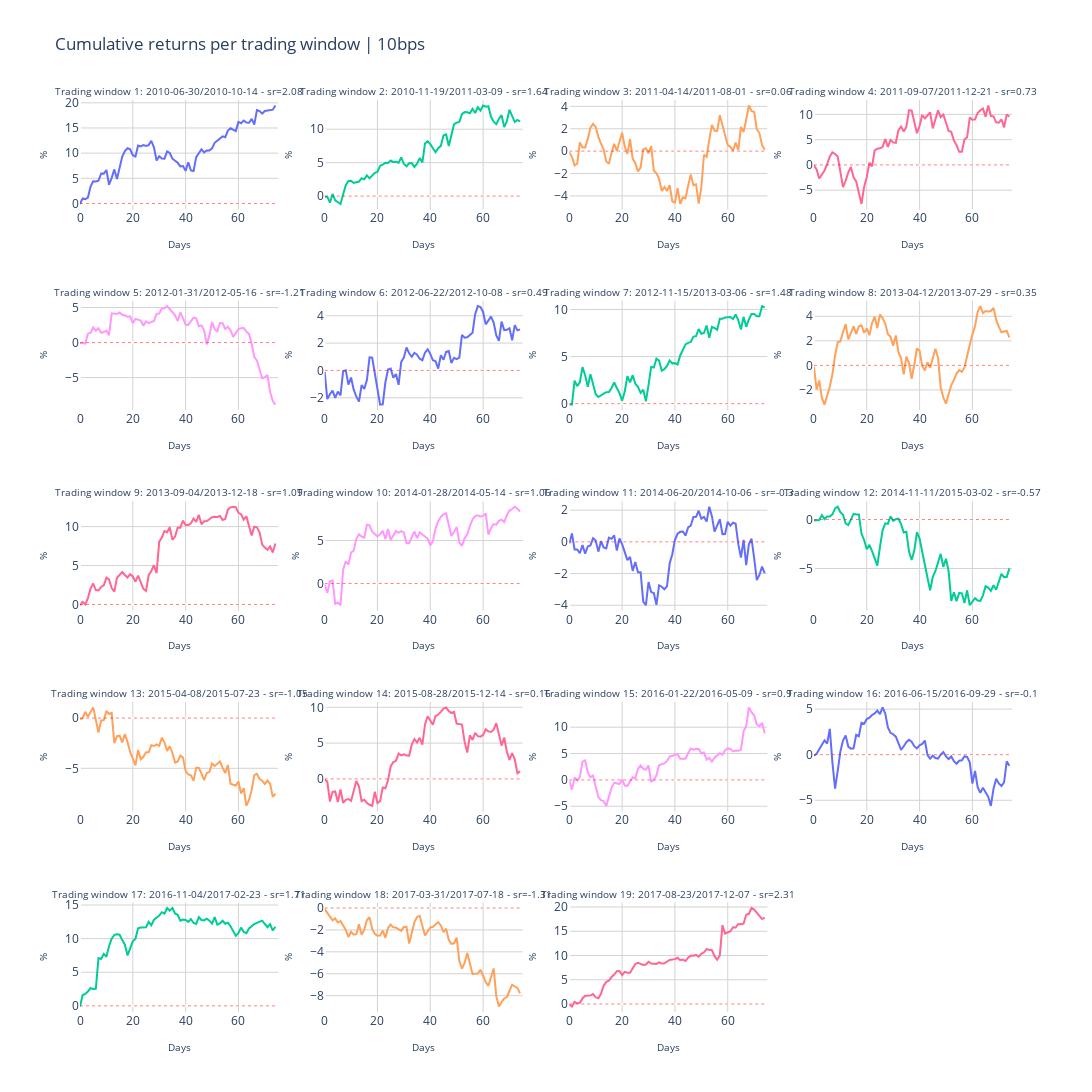

Notebook code cell kept with this figure:
### Code cell
metric ="Cumulative returns"
fig_title = f"{metric} per trading window | {setting}"

ncols = 4
nrows = generate_nrows(len(batch_names), ncols)

titles = generate_subplot_titles(batch_names)

fig = init_subplots(nrows, ncols, titles)
fig = populate_subplots(fig, df, batch_names, titles, ncols, y_varname=metric, initial_invest=initial_invest)

layout = generate_layout(
    fig_height=1200, 
    fig_width=1400, 
    fig_title=fig_title)
    
fig.update_layout(layout)

### Figure 1 — Plotly figure (JSON) as saved in the notebook; plotly's stock layout.template omitted (floating-point values rounded to 4 significant figures)
{"data": [{"name": " sr=2.08", "showlegend": false, "type": "scatter", "x": [0, 1, 2, 3, 4, 5, 6, 7, 8, 9, 10, 11, 12, 13, 14, 15, 16, 17, 18, 19, 20, 21, 22, 23, 24, 25, 26, 27, 28, 29, 30, 31, 32, 33, 34, 35, 36, 37, 38, 39, 40, 41, 42, 43, 44, 45, 46, 47, 48, 49, 50, 51, 52, 53, 54, 55, 56, 57, 58, 59, 60, 61, 62, 63, 64, 65, 66, 67, 68, 69, 70, 71, 72, 73, 74], "xaxis": "x", "y": [-0.1, 1.013, 0.8475, 1.172, 3.372, 4.427, 4.382, 4.517, 5.966, 5.932, 6.649, 3.724, 5.095, 6.773, 4.846, 7.455, 9.333, 10.4, 10.96, 10.75, 9.588, 9.335, 11.52, 11.33, 11.59, 11.44, 11.59, 12.45, 11.16, 8.533, 9.395, 8.953, 8.908, 10.35, 10.03, 8.897, 8.425, 8.081, 7.373, 7.427, 6.475, 8.2, 6.553, 6.435, 9.204, 9.872, 10.76, 10.16, 10.55, 10.53, 10.95, 12.05, 12.53, 12.9, 13.33, 13.16, 14.48, 14.94, 14.62, 14.38, 16.2, 15.96, 16.48, 16.07, 16.04, 16.8, 15.67, 18.54, 18.36, 17.84, 18.37, 18.47, 18.49, 18.63, 19.47], "yaxis": "y"}, {"line": {"color": "red", "dash": "dot", "width": 0.5}, "mode": "lines", "name": "No returns", "showlegend": false, "type": "scatter", "x": [0, 75], "xaxis": "x", "y": [0, 0], "yaxis": "y"}, {"name": " sr=1.64", "showlegend": false, "type": "scatter", "x": [0, 1, 2, 3, 4, 5, 6, 7, 8, 9, 10, 11, 12, 13, 14, 15, 16, 17, 18, 19, 20, 21, 22, 23, 24, 25, 26, 27, 28, 29, 30, 31, 32, 33, 34, 35, 36, 37, 38, 39, 40, 41, 42, 43, 44, 45, 46, 47, 48, 49, 50, 51, 52, 53, 54, 55, 56, 57, 58, 59, 60, 61, 62, 63, 64, 65, 66, 67, 68, 69, 70, 71, 72, 73, 74], "xaxis": "x2", "y": [-0.1, -0.0873, -0.9828, 0.3219, -0.6359, -0.9455, -1.177, 0.2403, 1.618, 2.247, 2.276, 1.959, 2.044, 2.174, 2.688, 2.513, 3.102, 2.659, 3.063, 3.475, 3.614, 4.541, 4.691, 4.996, 4.959, 5.317, 5.075, 5.119, 4.98, 5.774, 4.796, 4.461, 4.902, 4.931, 4.353, 4.862, 5.675, 5.019, 7.848, 8.198, 7.766, 7.046, 6.554, 7.174, 7.507, 9.067, 9.216, 7.487, 8.945, 10.75, 10.98, 11.09, 12.25, 12.56, 12.54, 12.38, 13.03, 12.42, 13.29, 12.77, 13.55, 13.37, 13.44, 11.86, 11.13, 10.76, 11.57, 12.1, 10.31, 11.2, 12.9, 11.94, 11.07, 11.37, 11.17], "yaxis": "y2"}, {"line": {"color": "red", "dash": "dot", "width": 0.5}, "mode": "lines", "name": "No returns", "showlegend": false, "type": "scatter", "x": [0, 75], "xaxis": "x2", "y": [0, 0], "yaxis": "y2"}, {"name": " sr=0.06", "showlegend": false, "type": "scatter", "x": [0, 1, 2, 3, 4, 5, 6, 7, 8, 9, 10, 11, 12, 13, 14, 15, 16, 17, 18, 19, 20, 21, 22, 23, 24, 25, 26, 27, 28, 29, 30, 31, 32, 33, 34, 35, 36, 37, 38, 39, 40, 41, 42, 43, 44, 45, 46, 47, 48, 49, 50, 51, 52, 53, 54, 55, 56, 57, 58, 59, 60, 61, 62, 63, 64, 65, 66, 67, 68, 69, 70, 71, 72, 73, 74], "xaxis": "x3", "y": [-0.1, -0.5063, -1.272, -1.127, 0.7781, 0.3264, 0.3177, 1.093, 2.106, 2.444, 2.166, 1.274, 0.6606, 0.1318, -0.9137, -1.14, -0.1582, 0.654, 0.03094, 0.9246, 1.638, 0.4077, -0.2499, 1.082, -0.6646, -1.083, -1.813, -1.475, 0.151, 0.2504, -0.1908, 0.4486, -1.731, -1.988, -2.483, -3.569, -3.202, -3.546, -3.046, -4.484, -4.591, -3.311, -4.722, -4.146, -4.204, -3.085, -2.077, -3.039, -2.957, -4.689, -3.236, -0.3215, -0.5074, 1.031, 2.341, 1.82, 1.801, 3.215, 2.325, 1.488, 0.5323, 0.3863, 0.04447, 0.7592, 0.1154, 2.162, 1.707, 2.821, 4.08, 3.588, 3.501, 1.956, 1.595, 0.5363, 0.1259], "yaxis": "y3"}, {"line": {"color": "red", "dash": "dot", "width": 0.5}, "mode": "lines", "name": "No returns", "showlegend": false, "type": "scatter", "x": [0, 75], "xaxis": "x3", "y": [0, 0], "yaxis": "y3"}, {"name": " sr=0.73", "showlegend": false, "type": "scatter", "x": [0, 1, 2, 3, 4, 5, 6, 7, 8, 9, 10, 11, 12, 13, 14, 15, 16, 17, 18, 19, 20, 21, 22, 23, 24, 25, 26, 27, 28, 29, 30, 31, 32, 33, 34, 35, 36, 37, 38, 39, 40, 41, 42, 43, 44, 45, 46, 47, 48, 49, 50, 51, 52, 53, 54, 55, 56, 57, 58, 59, 60, 61, 62, 63, 64, 65, 66, 67, 68, 69, 70, 71, 72, 73, 74], "xaxis": "x4", "y": [-0.1, -0.8738, -2.679, -1.929, -1.095, 0.1684, 1.664, 2.498, 2.175, 1.675, -1.161, -4.391, -3.135, -1.482, -0.4113, -2.458, -3.272, -5.493, -7.728, -4.353, -2.374, 0.4414, -0.2905, 2.878, 3.198, 3.294, 3.593, 5.117, 3.537, 4.939, 4.462, 4.378, 6.895, 7.593, 6.618, 7.54, 10.8, 10.78, 8.333, 6.271, 7.762, 9.873, 9.183, 9.791, 10.41, 7.239, 8.936, 10.82, 9.453, 9.959, 8.391, 6.717, 6.565, 4.816, 3.93, 2.586, 2.593, 5.034, 5.474, 9.381, 8.93, 9.001, 10.28, 10.83, 11.16, 9.53, 11.77, 9.687, 9.614, 8.43, 8.342, 9.016, 7.425, 9.995, 9.527], "yaxis": "y4"}, {"line": {"color": "red", "dash": "dot", "width": 0.5}, "mode": "lines", "name": "No returns", "showlegend": false, "type": "scatter", "x": [0, 75], "xaxis": "x4", "y": [0, 0], "yaxis": "y4"}, {"name": "1.21", "showlegend": false, "type": "scatter", "x": [0, 1, 2, 3, 4, 5, 6, 7, 8, 9, 10, 11, 12, 13, 14, 15, 16, 17, 18, 19, 20, 21, 22, 23, 24, 25, 26, 27, 28, 29, 30, 31, 32, 33, 34, 35, 36, 37, 38, 39, 40, 41, 42, 43, 44, 45, 46, 47, 48, 49, 50, 51, 52, 53, 54, 55, 56, 57, 58, 59, 60, 61, 62, 63, 64, 65, 66, 67, 68, 69, 70, 71, 72, 73, 74], "xaxis": "x5", "y": [-0.1, -0.02494, -0.1552, 1.283, 1.374, 2.155, 1.682, 2.046, 1.399, 1.498, 1.714, 1.059, 4.175, 4.137, 4.076, 4.287, 3.97, 3.855, 3.69, 3.748, 2.76, 3.382, 3.254, 3.132, 2.394, 3.024, 2.777, 2.877, 3.084, 4.099, 4.15, 4.865, 4.891, 5.202, 4.797, 4.269, 3.896, 3.068, 4.297, 3.477, 2.553, 2.526, 3.053, 3.563, 3.459, 2.332, 2.45, 1.758, -0.2647, 1.024, 2.933, 1.914, 1.595, 2.79, 2.765, 1.939, 2.24, 1.761, 0.821, 1.312, 1.926, 2.044, 2.083, 1.566, 1.238, -0.1617, -2.042, -2.568, -4.015, -5.084, -4.947, -4.636, -7.056, -8.354, -8.849], "yaxis": "y5"}, {"line": {"color": "red", "dash": "dot", "width": 0.5}, "mode": "lines", "name": "No returns", "showlegend": false, "type": "scatter", "x": [0, 75], "xaxis": "x5", "y": [0, 0], "yaxis": "y5"}, {"name": " sr=0.49", "showlegend": false, "type": "scatter", "x": [0, 1, 2, 3, 4, 5, 6, 7, 8, 9, 10, 11, 12, 13, 14, 15, 16, 17, 18, 19, 20, 21, 22, 23, 24, 25, 26, 27, 28, 29, 30, 31, 32, 33, 34, 35, 36, 37, 38, 39, 40, 41, 42, 43, 44, 45, 46, 47, 48, 49, 50, 51, 52, 53, 54, 55, 56, 57, 58, 59, 60, 61, 62, 63, 64, 65, 66, 67, 68, 69, 70, 71, 72, 73, 74], "xaxis": "x6", "y": [-0.1, -2.092, -1.742, -1.48, -2.005, -1.551, -1.832, -0.06564, 0.003682, -1.033, -0.5148, -1.411, -1.919, -2.273, -1.07, -1.363, -0.7015, 0.9574, 0.9375, -0.1882, -1.606, -2.5, -2.484, -0.8642, 0.06352, 0.1369, -0.5323, -0.2568, -1.052, 0.627, 0.9385, 1.678, 1.254, 0.9981, 1.291, 1.159, 0.8613, 0.7488, 1.304, 1.544, 1.215, 0.7428, 0.6726, 0.1296, 1.116, 0.7858, 1.36, 1.421, 0.5345, 0.9237, 0.8311, 0.9446, 2.602, 2.404, 2.422, 2.588, 2.763, 4.119, 4.708, 4.644, 4.281, 3.374, 3.636, 3.938, 3.498, 2.559, 2.172, 3.575, 2.949, 2.974, 3.091, 2.208, 3.316, 2.936, 3.004], "yaxis": "y6"}, {"line": {"color": "red", "dash": "dot", "width": 0.5}, "mode": "lines", "name": "No returns", "showlegend": false, "type": "scatter", "x": [0, 75], "xaxis": "x6", "y": [0, 0], "yaxis": "y6"}, {"name": " sr=1.48", "showlegend": false, "type": "scatter", "x": [0, 1, 2, 3, 4, 5, 6, 7, 8, 9, 10, 11, 12, 13, 14, 15, 16, 17, 18, 19, 20, 21, 22, 23, 24, 25, 26, 27, 28, 29, 30, 31, 32, 33, 34, 35, 36, 37, 38, 39, 40, 41, 42, 43, 44, 45, 46, 47, 48, 49, 50, 51, 52, 53, 54, 55, 56, 57, 58, 59, 60, 61, 62, 63, 64, 65, 66, 67, 68, 69, 70, 71, 72, 73, 74], "xaxis": "x7", "y": [-0.1, -0.09572, 2.454, 1.863, 2.275, 3.88, 3.021, 1.788, 3.122, 2.183, 1.01, 0.7057, 0.9329, 1.061, 1.219, 1.238, 1.659, 2.252, 1.66, 1.123, 0.3224, 1.282, 2.917, 2.259, 3.024, 2.12, 1.793, 1.154, 1.49, 0.2527, 1.967, 3.906, 3.841, 4.778, 4.566, 3.509, 3.668, 4.018, 4.594, 4.282, 4.305, 4.163, 5.119, 5.8, 6.297, 6.454, 6.562, 7.12, 7.176, 7.933, 7.424, 7.504, 8.302, 7.001, 8.157, 8.034, 7.833, 9.015, 9.031, 9.156, 9.153, 9.205, 8.998, 9.482, 8.861, 7.881, 9.221, 8.16, 8.944, 9.533, 9.532, 9.273, 9.285, 10.36, 10.22], "yaxis": "y7"}, {"line": {"color": "red", "dash": "dot", "width": 0.5}, "mode": "lines", "name": "No returns", "showlegend": false, "type": "scatter", "x": [0, 75], "xaxis": "x7", "y": [0, 0], "yaxis": "y7"}, {"name": " sr=0.35", "showlegend": false, "type": "scatter", "x": [0, 1, 2, 3, 4, 5, 6, 7, 8, 9, 10, 11, 12, 13, 14, 15, 16, 17, 18, 19, 20, 21, 22, 23, 24, 25, 26, 27, 28, 29, 30, 31, 32, 33, 34, 35, 36, 37, 38, 39, 40, 41, 42, 43, 44, 45, 46, 47, 48, 49, 50, 51, 52, 53, 54, 55, 56, 57, 58, 59, 60, 61, 62, 63, 64, 65, 66, 67, 68, 69, 70, 71, 72, 73, 74], "xaxis": "x8", "y": [-0.1, -1.955, -1.233, -2.65, -3.197, -2.474, -1.748, -0.7147, 0.8298, 1.89, 1.947, 2.711, 3.35, 2.12, 2.667, 3.179, 2.561, 3.184, 3.271, 2.65, 3.014, 2.46, 3.451, 3.964, 3.051, 4.141, 3.847, 3.403, 2.538, 2.324, 1.602, 2.443, 1.072, 0.5808, -0.7306, 0.7102, 0.1616, -1.094, 0.05101, 1.376, 1.196, -0.0353, -0.4187, 0.255, -0.1993, 0.6058, 1.36, 0.6193, -1.8, -2.619, -3.122, -2.331, -1.635, -1.187, -0.6699, -0.3893, -0.5353, -0.1665, 0.8987, 1.688, 2.508, 3.204, 4.364, 4.83, 4.26, 4.433, 4.396, 4.43, 4.678, 3.701, 3.164, 2.696, 2.768, 2.805, 2.274], "yaxis": "y8"}, {"line": {"color": "red", "dash": "dot", "width": 0.5}, "mode": "lines", "name": "No returns", "showlegend": false, "type": "scatter", "x": [0, 75], "xaxis": "x8", "y": [0, 0], "yaxis": "y8"}, {"name": " sr=1.09", "showlegend": false, "type": "scatter", "x": [0, 1, 2, 3, 4, 5, 6, 7, 8, 9, 10, 11, 12, 13, 14, 15, 16, 17, 18, 19, 20, 21, 22, 23, 24, 25, 26, 27, 28, 29, 30, 31, 32, 33, 34, 35, 36, 37, 38, 39, 40, 41, 42, 43, 44, 45, 46, 47, 48, 49, 50, 51, 52, 53, 54, 55, 56, 57, 58, 59, 60, 61, 62, 63, 64, 65, 66, 67, 68, 69, 70, 71, 72, 73, 74], "xaxis": "x9", "y": [-0.1, 0.3251, 0.01919, 0.8173, 2.038, 2.693, 1.857, 1.815, 2.247, 2.467, 3.454, 3.211, 2.104, 1.653, 3.422, 3.867, 4.174, 3.784, 3.47, 3.891, 3.611, 2.926, 3.719, 2.873, 1.999, 1.735, 3.759, 4.309, 5.042, 4.012, 8.07, 8.608, 9.437, 9.29, 9.919, 8.313, 8.724, 9.892, 9.864, 10.76, 10.21, 10.21, 10.44, 11.04, 10.61, 11.5, 10.3, 10.68, 10.72, 10.95, 11.2, 11.27, 11.23, 11.37, 10.85, 10.99, 12.18, 12.48, 12.56, 12.51, 11.78, 11.6, 10.9, 11.32, 9.997, 8.853, 9.984, 9.919, 9.265, 7.69, 7.331, 7.025, 7.457, 6.667, 7.836], "yaxis": "y9"}, {"line": {"color": "red", "dash": "dot", "width": 0.5}, "mode": "lines", "name": "No returns", "showlegend": false, "type": "scatter", "x": [0, 75], "xaxis": "x9", "y": [0, 0], "yaxis": "y9"}, {"name": " sr=1.06", "showlegend": false, "type": "scatter", "x": [0, 1, 2, 3, 4, 5, 6, 7, 8, 9, 10, 11, 12, 13, 14, 15, 16, 17, 18, 19, 20, 21, 22, 23, 24, 25, 26, 27, 28, 29, 30, 31, 32, 33, 34, 35, 36, 37, 38, 39, 40, 41, 42, 43, 44, 45, 46, 47, 48, 49, 50, 51, 52, 53, 54, 55, 56, 57, 58, 59, 60, 61, 62, 63, 64, 65, 66, 67, 68, 69, 70, 71, 72, 73, 74], "xaxis": "x10", "y": [-0.1, -1.105, 0.2528, 0.3375, -2.384, -2.217, -2.531, 1.593, 2.568, 2.212, 3.601, 3.823, 5.201, 5.72, 5.46, 5.335, 6.833, 6.768, 6.013, 5.736, 5.469, 5.741, 6.127, 5.168, 6.345, 5.046, 5.62, 6.098, 5.891, 6.094, 5.934, 4.677, 4.674, 5.33, 6.041, 5.277, 5.947, 5.693, 5.506, 5.222, 4.431, 4.92, 6.377, 7.233, 7.739, 8.041, 8.146, 6.747, 5.515, 6.002, 6.576, 4.773, 4.38, 5.254, 5.72, 6.682, 7.443, 7.841, 7.918, 7.796, 7.858, 8.127, 5.678, 6.452, 6.912, 6.844, 7.285, 7.419, 7.151, 7.933, 8.478, 8.661, 8.921, 8.702, 8.372], "yaxis": "y10"}, {"line": {"color": "red", "dash": "dot", "width": 0.5}, "mode": "lines", "name": "No returns", "showlegend": false, "type": "scatter", "x": [0, 75], "xaxis": "x10", "y": [0, 0], "yaxis": "y10"}, {"name": "0.3", "showlegend": false, "type": "scatter", "x": [0, 1, 2, 3, 4, 5, 6, 7, 8, 9, 10, 11, 12, 13, 14, 15, 16, 17, 18, 19, 20, 21, 22, 23, 24, 25, 26, 27, 28, 29, 30, 31, 32, 33, 34, 35, 36, 37, 38, 39, 40, 41, 42, 43, 44, 45, 46, 47, 48, 49, 50, 51, 52, 53, 54, 55, 56, 57, 58, 59, 60, 61, 62, 63, 64, 65, 66, 67, 68, 69, 70, 71, 72, 73, 74], "xaxis": "x11", "y": [-0.1, 0.5337, -0.4807, -0.4783, -0.7218, -0.1999, -0.7476, -0.2864, -0.2231, 0.2282, 0.07837, -0.6168, 0.03749, -0.3459, -0.4085, 0.2625, 0.1924, 0.4093, -0.5519, 0.2168, -0.1453, -0.6268, -1.153, -0.9458, -1.835, -1.274, -1.919, -1.915, -3.775, -4.0, -2.535, -3.169, -3.232, -3.969, -2.737, -2.831, -2.992, -2.808, -1.368, -0.7812, 0.1311, 0.5108, 0.6328, 0.6537, 0.3971, 0.915, 1.018, 1.573, 1.579, 1.964, 1.462, 1.572, 1.277, 2.215, 1.622, 0.6467, 1.001, 1.424, 0.4903, 0.4974, 1.264, 1.02, 1.212, 1.139, -0.1463, -0.986, 0.1238, -1.466, -0.1509, 0.2078, -1.021, -2.414, -2.088, -1.562, -1.968], "yaxis": "y11"}, {"line": {"color": "red", "dash": "dot", "width": 0.5}, "mode": "lines", "name": "No returns", "showlegend": false, "type": "scatter", "x": [0, 75], "xaxis": "x11", "y": [0, 0], "yaxis": "y11"}, {"name": "0.57", "showlegend": false, "type": "scatter", "x": [0, 1, 2, 3, 4, 5, 6, 7, 8, 9, 10, 11, 12, 13, 14, 15, 16, 17, 18, 19, 20, 21, 22, 23, 24, 25, 26, 27, 28, 29, 30, 31, 32, 33, 34, 35, 36, 37, 38, 39, 40, 41, 42, 43, 44, 45, 46, 47, 48, 49, 50, 51, 52, 53, 54, 55, 56, 57, 58, 59, 60, 61, 62, 63, 64, 65, 66, 67, 68, 69, 70, 71, 72, 73, 74], "xaxis": "x12", "y": [-0.1, -0.09498, -0.0551, 0.4516, 0.03864, 0.3081, 0.3148, 0.5302, 1.136, 1.303, 0.7467, 0.487, -0.3997, -0.5713, -0.05029, 0.5786, 0.5192, 0.5232, -1.445, -2.086, -3.033, -2.586, -3.232, -3.932, -4.696, -2.792, -1.099, -0.39, -0.4489, 0.3376, -0.1251, 0.03685, 0.09586, -0.4698, -1.316, -1.244, -3.264, -4.129, -3.173, -1.283, -1.942, -3.282, -4.829, -5.94, -7.227, -5.861, -5.244, -4.309, -3.501, -4.846, -3.995, -5.277, -8.303, -7.42, -8.336, -7.48, -7.533, -8.519, -7.223, -8.746, -8.369, -8.02, -8.27, -8.306, -7.737, -6.8, -6.938, -7.282, -6.701, -7.16, -6.36, -5.541, -5.876, -5.866, -4.983], "yaxis": "y12"}, {"line": {"color": "red", "dash": "dot", "width": 0.5}, "mode": "lines", "name": "No returns", "showlegend": false, "type": "scatter", "x": [0, 75], "xaxis": "x12", "y": [0, 0], "yaxis": "y12"}, {"name": "1.05", "showlegend": false, "type": "scatter", "x": [0, 1, 2, 3, 4, 5, 6, 7, 8, 9, 10, 11, 12, 13, 14, 15, 16, 17, 18, 19, 20, 21, 22, 23, 24, 25, 26, 27, 28, 29, 30, 31, 32, 33, 34, 35, 36, 37, 38, 39, 40, 41, 42, 43, 44, 45, 46, 47, 48, 49, 50, 51, 52, 53, 54, 55, 56, 57, 58, 59, 60, 61, 62, 63, 64, 65, 66, 67, 68, 69, 70, 71, 72, 73, 74], "xaxis": "x13", "y": [-0.1, -0.03576, 0.6268, 0.1209, 0.6176, 1.065, -0.1773, -1.444, -0.2542, -0.1965, 0.7055, 0.4047, 0.5091, -2.493, -1.79, -1.751, -2.413, -1.601, -2.392, -3.391, -4.034, -4.706, -3.171, -4.105, -3.852, -3.408, -3.402, -2.71, -2.782, -2.623, -2.764, -1.943, -2.436, -3.268, -2.804, -3.481, -4.431, -4.327, -3.732, -3.934, -5.258, -5.615, -5.699, -6.253, -4.941, -4.948, -5.537, -6.183, -5.465, -5.377, -4.533, -4.766, -4.549, -4.321, -4.929, -5.469, -4.669, -6.545, -6.644, -6.721, -6.313, -7.502, -6.977, -8.743, -8.153, -7.179, -5.687, -5.544, -6.065, -6.233, -6.579, -6.217, -6.551, -7.841, -7.513], "yaxis": "y13"}, {"line": {"color": "red", "dash": "dot", "width": 0.5}, "mode": "lines", "name": "No returns", "showlegend": false, "type": "scatter", "x": [0, 75], "xaxis": "x13", "y": [0, 0], "yaxis": "y13"}, {"name": " sr=0.16", "showlegend": false, "type": "scatter", "x": [0, 1, 2, 3, 4, 5, 6, 7, 8, 9, 10, 11, 12, 13, 14, 15, 16, 17, 18, 19, 20, 21, 22, 23, 24, 25, 26, 27, 28, 29, 30, 31, 32, 33, 34, 35, 36, 37, 38, 39, 40, 41, 42, 43, 44, 45, 46, 47, 48, 49, 50, 51, 52, 53, 54, 55, 56, 57, 58, 59, 60, 61, 62, 63, 64, 65, 66, 67, 68, 69, 70, 71, 72, 73, 74], "xaxis": "x14", "y": [-0.1, -0.3619, -3.173, -1.813, -1.751, -3.235, -1.492, -3.332, -2.927, -2.811, -3.077, -1.721, -0.293, -1.059, -3.104, -2.903, -3.362, -3.617, -3.773, -1.784, -3.371, -3.114, -1.214, -1.304, -0.1837, 1.736, 2.352, 2.523, 3.533, 3.297, 3.447, 3.269, 3.255, 4.816, 5.564, 5.084, 5.738, 4.792, 7.619, 8.753, 8.109, 7.562, 8.784, 8.989, 9.371, 9.826, 9.991, 9.467, 9.202, 9.356, 7.716, 7.703, 7.592, 5.168, 3.689, 6.101, 5.444, 6.436, 5.969, 5.9, 6.14, 6.932, 6.642, 6.561, 6.868, 7.794, 6.391, 4.656, 5.786, 3.804, 2.665, 3.607, 2.696, 0.7862, 1.054], "yaxis": "y14"}, {"line": {"color": "red", "dash": "dot", "width": 0.5}, "mode": "lines", "name": "No returns", "showlegend": false, "type": "scatter", "x": [0, 75], "xaxis": "x14", "y": [0, 0], "yaxis": "y14"}, {"name": " sr=0.9", "showlegend": false, "type": "scatter", "x": [0, 1, 2, 3, 4, 5, 6, 7, 8, 9, 10, 11, 12, 13, 14, 15, 16, 17, 18, 19, 20, 21, 22, 23, 24, 25, 26, 27, 28, 29, 30, 31, 32, 33, 34, 35, 36, 37, 38, 39, 40, 41, 42, 43, 44, 45, 46, 47, 48, 49, 50, 51, 52, 53, 54, 55, 56, 57, 58, 59, 60, 61, 62, 63, 64, 65, 66, 67, 68, 69, 70, 71, 72, 73, 74], "xaxis": "x15", "y": [-0.1, -1.838, 0.4911, -0.08016, 0.5342, 3.476, 3.705, 1.474, 0.493, 0.8159, -1.292, -3.247, -3.831, -4.033, -4.925, -3.106, -1.515, -0.5209, -0.6557, -0.791, 0.071, -1.06, -1.124, -0.3699, 0.5014, 0.2761, 2.107, 2.74, 2.078, 1.967, 2.738, -0.392, 0.0819, 0.8191, 2.775, 3.005, 3.129, 3.604, 4.468, 4.524, 4.8, 4.856, 4.008, 4.006, 4.016, 5.053, 5.939, 5.741, 5.916, 5.87, 5.052, 5.199, 3.843, 4.166, 3.473, 4.209, 4.721, 5.076, 4.807, 5.651, 5.98, 5.899, 5.409, 5.561, 5.522, 5.732, 9.216, 10.22, 13.76, 12.86, 12.26, 10.55, 10.19, 10.84, 8.83], "yaxis": "y15"}, {"line": {"color": "red", "dash": "dot", "width": 0.5}, "mode": "lines", "name": "No returns", "showlegend": false, "type": "scatter", "x": [0, 75], "xaxis": "x15", "y": [0, 0], "yaxis": "y15"}, {"name": "0.1", "showlegend": false, "type": "scatter", "x": [0, 1, 2, 3, 4, 5, 6, 7, 8, 9, 10, 11, 12, 13, 14, 15, 16, 17, 18, 19, 20, 21, 22, 23, 24, 25, 26, 27, 28, 29, 30, 31, 32, 33, 34, 35, 36, 37, 38, 39, 40, 41, 42, 43, 44, 45, 46, 47, 48, 49, 50, 51, 52, 53, 54, 55, 56, 57, 58, 59, 60, 61, 62, 63, 64, 65, 66, 67, 68, 69, 70, 71, 72, 73, 74], "xaxis": "x16", "y": [-0.1, 0.1008, 0.5901, 1.01, 1.566, 1.228, 2.831, -0.8627, -3.723, -1.784, 0.3399, 1.54, 2.119, 0.889, 0.6473, 0.7009, 2.18, 2.023, 3.489, 3.386, 3.907, 4.048, 4.358, 4.517, 4.83, 4.442, 5.187, 4.506, 2.979, 2.395, 2.245, 1.975, 1.131, 0.5288, 0.924, 1.371, 1.633, 1.426, 0.9293, 0.6915, 1.024, 1.184, 1.554, -0.03511, -0.4388, -0.1016, -0.3709, -0.4259, 0.01635, 0.2947, -0.1911, -0.4821, -0.1911, -0.7166, -0.9902, -0.6661, -0.6213, -0.193, -0.2454, -0.8388, -3.163, -1.779, -3.572, -4.188, -3.614, -4.205, -4.616, -5.616, -3.729, -2.627, -3.154, -3.436, -3.045, -0.7251, -1.214], "yaxis": "y16"}, {"line": {"color": "red", "dash": "dot", "width": 0.5}, "mode": "lines", "name": "No returns", "showlegend": false, "type": "scatter", "x": [0, 75], "xaxis": "x16", "y": [0, 0], "yaxis": "y16"}, {"name": " sr=1.71", "showlegend": false, "type": "scatter", "x": [0, 1, 2, 3, 4, 5, 6, 7, 8, 9, 10, 11, 12, 13, 14, 15, 16, 17, 18, 19, 20, 21, 22, 23, 24, 25, 26, 27, 28, 29, 30, 31, 32, 33, 34, 35, 36, 37, 38, 39, 40, 41, 42, 43, 44, 45, 46, 47, 48, 49, 50, 51, 52, 53, 54, 55, 56, 57, 58, 59, 60, 61, 62, 63, 64, 65, 66, 67, 68, 69, 70, 71, 72, 73, 74], "xaxis": "x17", "y": [-0.1, 1.611, 1.772, 2.12, 2.663, 2.49, 2.556, 7.106, 6.965, 7.729, 7.307, 8.905, 10.0, 10.56, 10.64, 10.58, 9.781, 9.095, 7.499, 8.637, 9.589, 9.991, 11.53, 11.66, 11.69, 11.7, 12.5, 11.98, 12.81, 13.1, 13.42, 13.94, 13.73, 14.55, 14.16, 14.55, 13.74, 13.55, 12.66, 12.82, 12.77, 12.49, 12.91, 12.33, 12.18, 13.19, 12.77, 12.71, 12.97, 12.67, 12.24, 13.19, 12.08, 12.28, 12.66, 12.22, 12.37, 11.84, 11.18, 10.41, 10.84, 11.64, 11.0, 10.81, 11.52, 11.83, 12.17, 12.34, 12.47, 12.68, 12.18, 11.71, 12.16, 11.21, 11.77], "yaxis": "y17"}, {"line": {"color": "red", "dash": "dot", "width": 0.5}, "mode": "lines", "name": "No returns", "showlegend": false, "type": "scatter", "x": [0, 75], "xaxis": "x17", "y": [0, 0], "yaxis": "y17"}, {"name": "1.31", "showlegend": false, "type": "scatter", "x": [0, 1, 2, 3, 4, 5, 6, 7, 8, 9, 10, 11, 12, 13, 14, 15, 16, 17, 18, 19, 20, 21, 22, 23, 24, 25, 26, 27, 28, 29, 30, 31, 32, 33, 34, 35, 36, 37, 38, 39, 40, 41, 42, 43, 44, 45, 46, 47, 48, 49, 50, 51, 52, 53, 54, 55, 56, 57, 58, 59, 60, 61, 62, 63, 64, 65, 66, 67, 68, 69, 70, 71, 72, 73, 74], "xaxis": "x18", "y": [-0.1, -0.4256, -0.7771, -1.132, -0.9593, -1.324, -1.189, -1.569, -1.996, -2.64, -2.173, -2.437, -2.391, -1.481, -2.435, -1.982, -1.091, -0.8428, -1.904, -2.365, -2.53, -2.519, -2.064, -2.721, -1.822, -1.508, -1.762, -1.788, -1.924, -2.08, -1.737, -1.711, -3.242, -2.271, -1.289, -0.814, -0.7138, -1.632, -2.513, -2.141, -1.783, -1.716, -1.463, -1.282, -1.585, -2.21, -1.887, -2.902, -3.28, -3.22, -2.697, -4.844, -5.539, -5.023, -4.109, -5.171, -6.023, -6.007, -5.989, -5.637, -6.255, -6.754, -7.127, -6.306, -5.515, -8.061, -8.995, -8.593, -8.261, -8.124, -7.537, -7.002, -7.163, -7.294, -7.793], "yaxis": "y18"}, {"line": {"color": "red", "dash": "dot", "width": 0.5}, "mode": "lines", "name": "No returns", "showlegend": false, "type": "scatter", "x": [0, 75], "xaxis": "x18", "y": [0, 0], "yaxis": "y18"}, {"name": " sr=2.31", "showlegend": false, "type": "scatter", "x": [0, 1, 2, 3, 4, 5, 6, 7, 8, 9, 10, 11, 12, 13, 14, 15, 16, 17, 18, 19, 20, 21, 22, 23, 24, 25, 26, 27, 28, 29, 30, 31, 32, 33, 34, 35, 36, 37, 38, 39, 40, 41, 42, 43, 44, 45, 46, 47, 48, 49, 50, 51, 52, 53, 54, 55, 56, 57, 58, 59, 60, 61, 62, 63, 64, 65, 66, 67, 68, 69, 70, 71, 72, 73, 74], "xaxis": "x19", "y": [-0.1, -0.5253, 0.4503, 0.1381, 0.229, 1.142, 1.7, 1.733, 1.73, 2.057, 1.381, 1.168, 2.113, 3.768, 4.564, 4.794, 5.577, 6.066, 6.785, 6.812, 5.969, 6.631, 6.448, 6.454, 7.426, 8.26, 8.502, 8.217, 8.042, 8.153, 8.724, 8.337, 8.349, 8.263, 8.599, 8.356, 8.391, 8.764, 9.096, 9.187, 9.256, 9.54, 9.04, 9.15, 8.854, 9.552, 9.994, 9.975, 10.12, 9.769, 10.36, 10.66, 11.31, 11.2, 11.1, 9.853, 9.13, 10.01, 16.25, 14.5, 14.83, 15.01, 15.82, 15.77, 16.51, 16.44, 16.57, 18.41, 18.6, 19.8, 19.47, 18.81, 18.0, 17.52, 17.84], "yaxis": "y19"}, {"line": {"color": "red", "dash": "dot", "width": 0.5}, "mode": "lines", "name": "No returns", "showlegend": false, "type": "scatter", "x": [0, 75], "xaxis": "x19", "y": [0, 0], "yaxis": "y19"}], "layout": {"annotations": [{"font": {"size": 10}, "showarrow": false, "text": "Trading window 1: 2010-06-30/2010-10-14 - sr=2.08", "x": 0.1062, "xanchor": "center", "xref": "paper", "y": 1, "yanchor": "bottom", "yref": "paper"}, {"font": {"size": 10}, "showarrow": false, "text": "Trading window 2: 2010-11-19/2011-03-09 - sr=1.64", "x": 0.3688, "xanchor": "center", "xref": "paper", "y": 1, "yanchor": "bottom", "yref": "paper"}, {"font": {"size": 10}, "showarrow": false, "text": "Trading window 3: 2011-04-14/2011-08-01 - sr=0.06", "x": 0.6313, "xanchor": "center", "xref": "paper", "y": 1, "yanchor": "bottom", "yref": "paper"}, {"font": {"size": 10}, "showarrow": false, "text": "Trading window 4: 2011-09-07/2011-12-21 - sr=0.73", "x": 0.8938, "xanchor": "center", "xref": "paper", "y": 1, "yanchor": "bottom", "yref": "paper"}, {"font": {"size": 10}, "showarrow": false, "text": "Trading window 5: 2012-01-31/2012-05-16 - sr=-1.21", "x": 0.1062, "xanchor": "center", "xref": "paper", "y": 0.78, "yanchor": "bottom", "yref": "paper"}, {"font": {"size": 10}, "showarrow": false, "text": "Trading window 6: 2012-06-22/2012-10-08 - sr=0.49", "x": 0.3688, "xanchor": "center", "xref": "paper", "y": 0.78, "yanchor": "bottom", "yref": "paper"}, {"font": {"size": 10}, "showarrow": false, "text": "Trading window 7: 2012-11-15/2013-03-06 - sr=1.48", "x": 0.6313, "xanchor": "center", "xref": "paper", "y": 0.78, "yanchor": "bottom", "yref": "paper"}, {"font": {"size": 10}, "showarrow": false, "text": "Trading window 8: 2013-04-12/2013-07-29 - sr=0.35", "x": 0.8938, "xanchor": "center", "xref": "paper", "y": 0.78, "yanchor": "bottom", "yref": "paper"}, {"font": {"size": 10}, "showarrow": false, "text": "Trading window 9: 2013-09-04/2013-12-18 - sr=1.09", "x": 0.1062, "xanchor": "center", "xref": "paper", "y": 0.56, "yanchor": "bottom", "yref": "paper"}, {"font": {"size": 10}, "showarrow": false, "text": "Trading window 10: 2014-01-28/2014-05-14 - sr=1.06", "x": 0.3688, "xanchor": "center", "xref": "paper", "y": 0.56, "yanchor": "bottom", "yref": "paper"}, {"font": {"size": 10}, "showarrow": false, "text": "Trading window 11: 2014-06-20/2014-10-06 - sr=-0.3", "x": 0.6313, "xanchor": "center", "xref": "paper", "y": 0.56, "yanchor": "bottom", "yref": "paper"}, {"font": {"size": 10}, "showarrow": false, "text": "Trading window 12: 2014-11-11/2015-03-02 - sr=-0.57", "x": 0.8938, "xanchor": "center", "xref": "paper", "y": 0.56, "yanchor": "bottom", "yref": "paper"}, {"font": {"size": 10}, "showarrow": false, "text": "Trading window 13: 2015-04-08/2015-07-23 - sr=-1.05", "x": 0.1062, "xanchor": "center", "xref": "paper", "y": 0.34, "yanchor": "bottom", "yref": "paper"}, {"font": {"size": 10}, "showarrow": false, "text": "Trading window 14: 2015-08-28/2015-12-14 - sr=0.16", "x": 0.3688, "xanchor": "center", "xref": "paper", "y": 0.34, "yanchor": "bottom", "yref": "paper"}, {"font": {"size": 10}, "showarrow": false, "text": "Trading window 15: 2016-01-22/2016-05-09 - sr=0.9", "x": 0.6313, "xanchor": "center", "xref": "paper", "y": 0.34, "yanchor": "bottom", "yref": "paper"}, {"font": {"size": 10}, "showarrow": false, "text": "Trading window 16: 2016-06-15/2016-09-29 - sr=-0.1", "x": 0.8938, "xanchor": "center", "xref": "paper", "y": 0.34, "yanchor": "bottom", "yref": "paper"}, {"font": {"size": 10}, "showarrow": false, "text": "Trading window 17: 2016-11-04/2017-02-23 - sr=1.71", "x": 0.1062, "xanchor": "center", "xref": "paper", "y": 0.12, "yanchor": "bottom", "yref": "paper"}, {"font": {"size": 10}, "showarrow": false, "text": "Trading window 18: 2017-03-31/2017-07-18 - sr=-1.31", "x": 0.3688, "xanchor": "center", "xref": "paper", "y": 0.12, "yanchor": "bottom", "yref": "paper"}, {"font": {"size": 10}, "showarrow": false, "text": "Trading window 19: 2017-08-23/2017-12-07 - sr=2.31", "x": 0.6313, "xanchor": "center", "xref": "paper", "y": 0.12, "yanchor": "bottom", "yref": "paper"}], "height": 1200, "plot_bgcolor": "white", "title": {"text": "Cumulative returns per trading window | 10bps"}, "width": 1400, "xaxis": {"anchor": "y", "domain": [0, 0.2125], "gridcolor": "lightgrey", "title": {"font": {"size": 10}, "text": "Days"}}, "xaxis10": {"anchor": "y10", "domain": [0.2625, 0.475], "gridcolor": "lightgrey", "title": {"font": {"size": 10}, "text": "Days"}}, "xaxis11": {"anchor": "y11", "domain": [0.525, 0.7375], "gridcolor": "lightgrey", "title": {"font": {"size": 10}, "text": "Days"}}, "xaxis12": {"anchor": "y12", "domain": [0.7875, 1], "gridcolor": "lightgrey", "title": {"font": {"size": 10}, "text": "Days"}}, "xaxis13": {"anchor": "y13", "domain": [0, 0.2125], "gridcolor": "lightgrey", "title": {"font": {"size": 10}, "text": "Days"}}, "xaxis14": {"anchor": "y14", "domain": [0.2625, 0.475], "gridcolor": "lightgrey", "title": {"font": {"size": 10}, "text": "Days"}}, "xaxis15": {"anchor": "y15", "domain": [0.525, 0.7375], "gridcolor": "lightgrey", "title": {"font": {"size": 10}, "text": "Days"}}, "xaxis16": {"anchor": "y16", "domain": [0.7875, 1], "gridcolor": "lightgrey", "title": {"font": {"size": 10}, "text": "Days"}}, "xaxis17": {"anchor": "y17", "domain": [0, 0.2125], "gridcolor": "lightgrey", "title": {"font": {"size": 10}, "text": "Days"}}, "xaxis18": {"anchor": "y18", "domain": [0.2625, 0.475], "gridcolor": "lightgrey", "title": {"font": {"size": 10}, "text": "Days"}}, "xaxis19": {"anchor": "y19", "domain": [0.525, 0.7375], "gridcolor": "lightgrey", "title": {"font": {"size": 10}, "text": "Days"}}, "xaxis2": {"anchor": "y2", "domain": [0.2625, 0.475], "gridcolor": "lightgrey", "title": {"font": {"size": 10}, "text": "Days"}}, "xaxis20": {"anchor": "y20", "domain": [0.7875, 1]}, "xaxis3": {"anchor": "y3", "domain": [0.525, 0.7375], "gridcolor": "lightgrey", "title": {"font": {"size": 10}, "text": "Days"}}, "xaxis4": {"anchor": "y4", "domain": [0.7875, 1], "gridcolor": "lightgrey", "title": {"font": {"size": 10}, "text": "Days"}}, "xaxis5": {"anchor": "y5", "domain": [0, 0.2125], "gridcolor": "lightgrey", "title": {"font": {"size": 10}, "text": "Days"}}, "xaxis6": {"anchor": "y6", "domain": [0.2625, 0.475], "gridcolor": "lightgrey", "title": {"font": {"size": 10}, "text": "Days"}}, "xaxis7": {"anchor": "y7", "domain": [0.525, 0.7375], "gridcolor": "lightgrey", "title": {"font": {"size": 10}, "text": "Days"}}, "xaxis8": {"anchor": "y8", "domain": [0.7875, 1], "gridcolor": "lightgrey", "title": {"font": {"size": 10}, "text": "Days"}}, "xaxis9": {"anchor": "y9", "domain": [0, 0.2125], "gridcolor": "lightgrey", "title": {"font": {"size": 10}, "text": "Days"}}, "yaxis": {"anchor": "x", "domain": [0.88, 1], "gridcolor": "lightgrey", "showticklabels": true, "title": {"font": {"size": 10}, "text": "%"}}, "yaxis10": {"anchor": "x10", "domain": [0.44, 0.56], "gridcolor": "lightgrey", "showticklabels": true, "title": {"font": {"size": 10}, "text": "%"}}, "yaxis11": {"anchor": "x11", "domain": [0.44, 0.56], "gridcolor": "lightgrey", "showticklabels": true, "title": {"font": {"size": 10}, "text": "%"}}, "yaxis12": {"anchor": "x12", "domain": [0.44, 0.56], "gridcolor": "lightgrey", "showticklabels": true, "title": {"font": {"size": 10}, "text": "%"}}, "yaxis13": {"anchor": "x13", "domain": [0.22, 0.34], "gridcolor": "lightgrey", "showticklabels": true, "title": {"font": {"size": 10}, "text": "%"}}, "yaxis14": {"anchor": "x14", "domain": [0.22, 0.34], "gridcolor": "lightgrey", "showticklabels": true, "title": {"font": {"size": 10}, "text": "%"}}, "yaxis15": {"anchor": "x15", "domain": [0.22, 0.34], "gridcolor": "lightgrey", "showticklabels": true, "title": {"font": {"size": 10}, "text": "%"}}, "yaxis16": {"anchor": "x16", "domain": [0.22, 0.34], "gridcolor": "lightgrey", "showticklabels": true, "title": {"font": {"size": 10}, "text": "%"}}, "yaxis17": {"anchor": "x17", "domain": [0, 0.12], "gridcolor": "lightgrey", "showticklabels": true, "title": {"font": {"size": 10}, "text": "%"}}, "yaxis18": {"anchor": "x18", "domain": [0, 0.12], "gridcolor": "lightgrey", "showticklabels": true, "title": {"font": {"size": 10}, "text": "%"}}, "yaxis19": {"anchor": "x19", "domain": [0, 0.12], "gridcolor": "lightgrey", "showticklabels": true, "title": {"font": {"size": 10}, "text": "%"}}, "yaxis2": {"anchor": "x2", "domain": [0.88, 1], "gridcolor": "lightgrey", "showticklabels": true, "title": {"font": {"size": 10}, "text": "%"}}, "yaxis20": {"anchor": "x20", "domain": [0, 0.12]}, "yaxis3": {"anchor": "x3", "domain": [0.88, 1], "gridcolor": "lightgrey", "showticklabels": true, "title": {"font": {"size": 10}, "text": "%"}}, "yaxis4": {"anchor": "x4", "domain": [0.88, 1], "gridcolor": "lightgrey", "showticklabels": true, "title": {"font": {"size": 10}, "text": "%"}}, "yaxis5": {"anchor": "x5", "domain": [0.66, 0.78], "gridcolor": "lightgrey", "showticklabels": true, "title": {"font": {"size": 10}, "text": "%"}}, "yaxis6": {"anchor": "x6", "domain": [0.66, 0.78], "gridcolor": "lightgrey", "showticklabels": true, "title": {"font": {"size": 10}, "text": "%"}}, "yaxis7": {"anchor": "x7", "domain": [0.66, 0.78], "gridcolor": "lightgrey", "showticklabels": true, "title": {"font": {"size": 10}, "text": "%"}}, "yaxis8": {"anchor": "x8", "domain": [0.66, 0.78], "gridcolor": "lightgrey", "showticklabels": true, "title": {"font": {"size": 10}, "text": "%"}}, "yaxis9": {"anchor": "x9", "domain": [0.44, 0.56], "gridcolor": "lightgrey", "showticklabels": true, "title": {"font": {"size": 10}, "text": "%"}}}}
